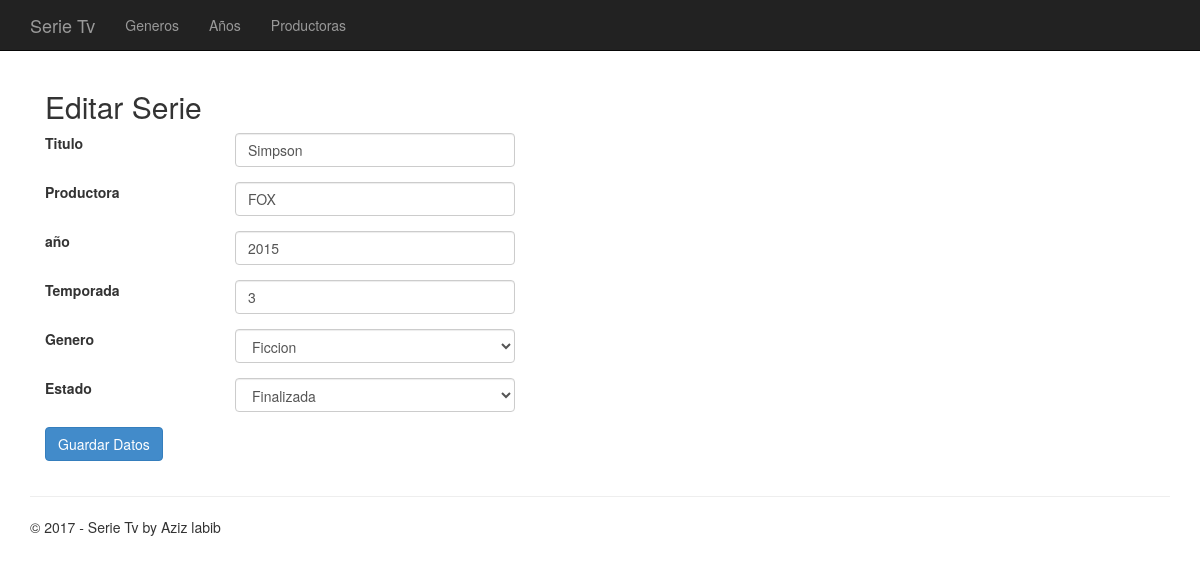
The app's page /editar/2 with its own data.
### app/models.py (models this page shows, shortened)
class Serie(models.Model):
    titulo = models.CharField(max_length=20)
    productora = models.CharField(max_length=10)
    fecha = models.IntegerField()
    temporada = models.IntegerField()
    GENEROS = ((0,"Accion"),(1,"Historica"),(2,"Terror"),(3,"Drama"),(4,"Ficcion"),(5,"Policiaca"))
    genero = models.IntegerField(choices=GENEROS)
    ESTADO = ((0,"Produccion"),(1,"En Emision"),(2,"Finalizada"))
    estado = models.IntegerField(choices=ESTADO)
    def getSerie(clave):
        serie = Serie.objects.get(pk=clave)
        return serie

### app/views.py (the view)
# urls.py: url(r'^editar/(?P<id>[0-9]+)$', app.views.editar, name='editar'),
def editar(request,id):
    if id=="":
        return render(request, "app/serieForm.html", context)
    serie = Serie.getSerie(id)
    form = QueryForm(request.POST or None,instance=serie)
    if form.is_valid():
        instance2 = form.save(commit=False)
        instance2.save()
        return HttpResponseRedirect('/ver/%s' % instance2.id)
    context = {
        "title":"Editar Serie",
        "form": form
        }
    return render(request, "app/serieForm.html", context)

### app/templates/app/serieForm.html
﻿{% extends "app/layout.html" %}
{% block content %}
<div class="container">
    <h2>{{title}}</h2>
<form method='POST' action='' >{% csrf_token %}
                <div class="form-group row">
                    <label for="id_titulo" class="col-md-2 control-label">Titulo</label>
                    <div class="col-md-10">
                        {{ form.titulo }}
                    </div>
                </div>
                    <div class="form-group row">
                    <label for="id_productora" class="col-md-2 control-label">Productora</label>
                    <div class="col-md-10">
                        {{ form.productora }}
                    </div>
                </div>
                    <div class="form-group row">
                    <label for="id_fecha" class="col-md-2 control-label">a&ntilde;o</label>
                    <div class="col-md-10">
                        {{ form.fecha }}
                    </div>
                </div><div class="form-group row">
                    <label for="id_temporada" class="col-md-2 control-label">Temporada</label>
                    <div class="col-md-10">
                        {{ form.temporada }}
                    </div>
                </div>
                    <div class="form-group row">
                    <label for="id_genero" class="col-md-2 control-label">Genero</label>
                    <div class="col-md-10">
                        {{ form.genero }}
                    </div>
                </div>
               <div class="form-group row">
                    <label for="id_estado" class="col-md-2 control-label">Estado</label>
                    <div class="col-md-10">
                        {{ form.estado }}
                    </div>
                </div>
               <div class="form-group row">
                   <div class="offset-sm-10 col-sm-2">
                   <button type="submit" class="btn btn-primary">Guardar Datos</button>
                       </div>
                   </div>
</form>
</div>
{% endblock %}

### app/static/app/content/site.css (style rules this page uses)
body { padding-top: 50px; padding-bottom: 20px; }
input, select, textarea { max-width: 280px; }

### records on screen
Serie: titulo "Simpson", productora "FOX", fecha "2015", temporada "3", genero "Ficcion", estado "Finalizada"

### other values on screen
{{ title }} "Editar Serie"
